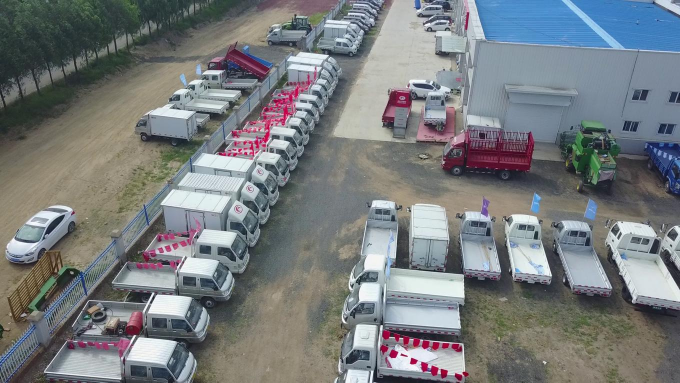
#> input picture img/uav.jpg, 1360 x 765 px, found by its file name (shown at 1/2 size)
$ python dump_outputs.py
#> lines starting #> are read from the running program, lines starting #| are printed output that depends on the picture
"""Dump all RKNN outputs for one image and compare with PyTorch tensors."""
import sys
import numpy as np

IMG = '/home/cat/rknn2.5/test_images/uav.jpg'
MODEL = sys.argv[1] if len(sys.argv) > 1 else '/home/cat/rknn2.5/model/rtdetr_native_tpopt2_mulnpu_fp16.rknn'

import cv2
from rknnlite.api import RKNNLite

img = cv2.imread(IMG)
#> img is the input picture: shape (765, 1360, 3); mean B, G, R 125.7, 123.7, 119.5
h, w = img.shape[:2]
#> h = 765; w = 1360
scale = min(640 / h, 640 / w)
#> scale = 0.471
nh, nw = int(h * scale), int(w * scale)
#> nh = 360; nw = 640
canvas = np.zeros((640, 640, 3), np.uint8)
top, left = (640 - nh) // 2, (640 - nw) // 2
#> top = 140; left = 0
canvas[top:top + nh, left:left + nw] = cv2.resize(img, (nw, nh))
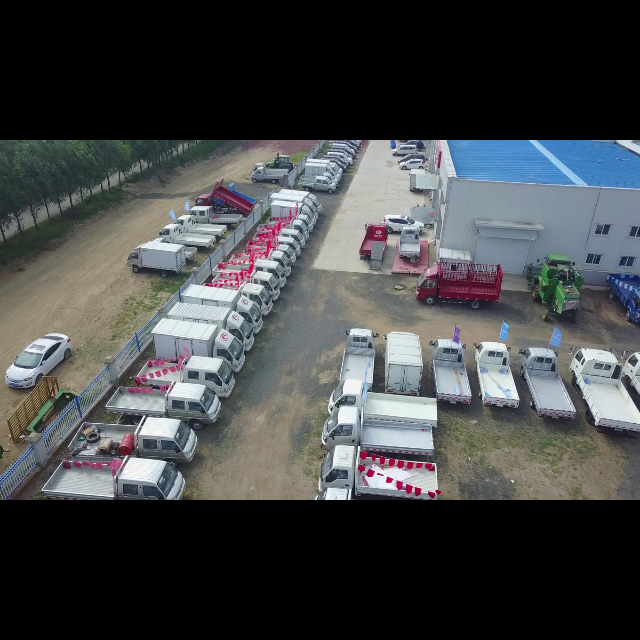
#> canvas: shape (640, 640, 3); mean B, G, R 70.6, 69.5, 67.2
x = cv2.cvtColor(canvas, cv2.COLOR_BGR2RGB)[None]

#> (the run stopped early here; a loop or call above may not have finished)
